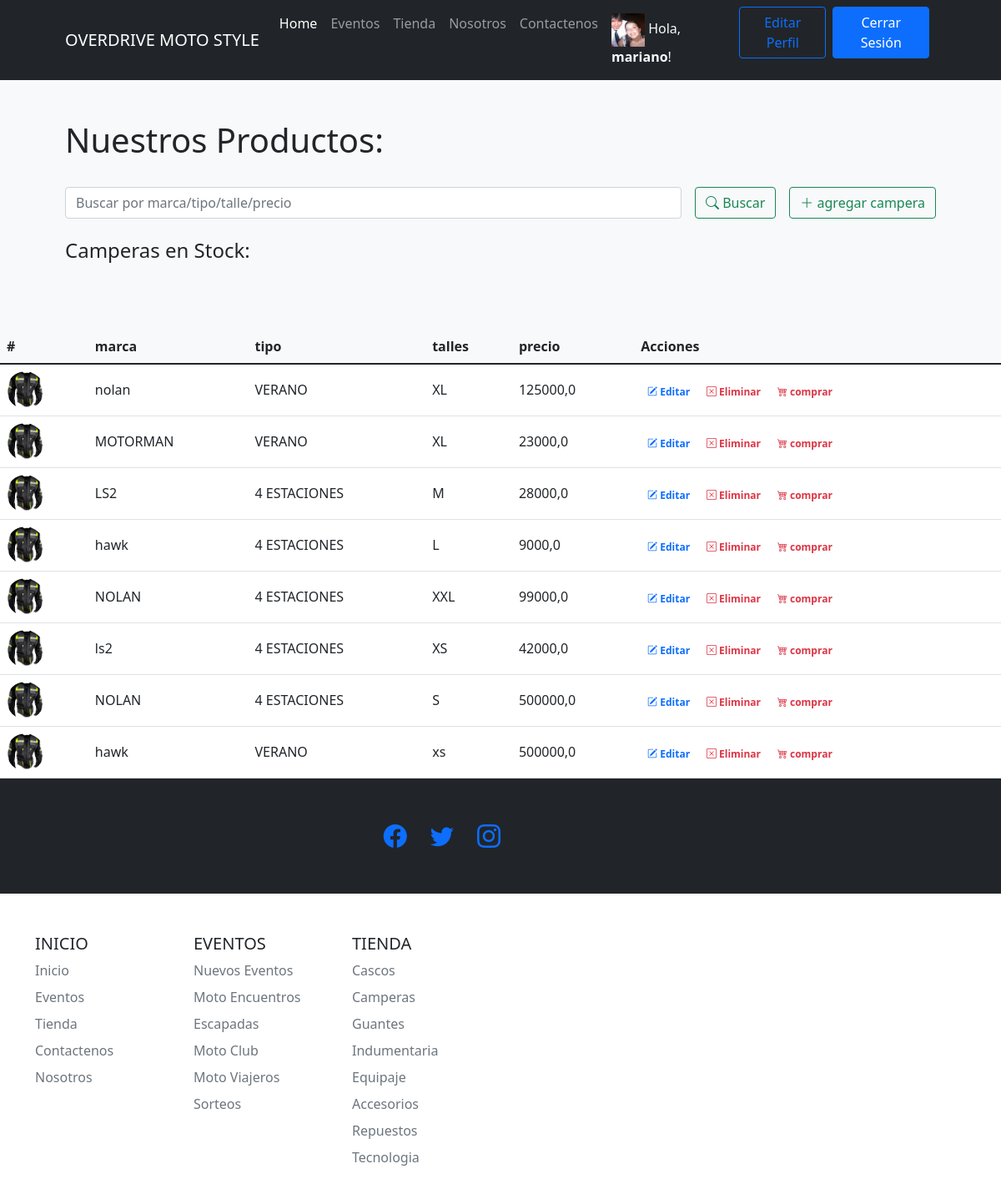
The page /tiendaapp/camperas/ (signed in) on the database its author committed.
### tiendaapp/models.py (models this page shows)
class Avatar(models.Model):
    usuario = models.OneToOneField(User, on_delete=models.CASCADE)
    imagen = models.ImageField(upload_to='avatar/', blank=True, null=True)

class campera(models.Model):
    marca = models.CharField("Marca", max_length=30)
    tipo = models.CharField("Tipo", max_length=30)
    talle = models.CharField("Tipo", max_length=6)
    precio = models.FloatField ("Precio $")

### tiendaapp/views.py (the view, shortened to what this page needs)
# urls.py: path('camperas/', camperas, name = 'camperas'),
@login_required
def camperas (request):
    camperas = campera.objects.all()
    return render(request, 'tiendaapp/camperas.html', {"camperas":camperas, "search":False})

### tiendaapp/templates/tiendaapp/camperas.html (shortened to what this page needs)
{% extends 'tiendaapp/base.html' %}
{% load static %}
{% block contenidoPagina %}
<section class="bg-light py-5">
	<div class="container px-5">
		<h1>Nuestros Productos:</h1>
		<br>
		<div class="row gx-5 justify-content-center">
			<div class="col-lg-12">
				<form class="d-flex my-2 my-lg-0" action="" method="post"> {% csrf_token %}
					<input class="flex-grow-0 form-control mr-sm-2" type="search" name="search" placeholder="Buscar por marca/tipo/talle/precio" aria-label="Search">
					<button class="btn btn-outline-success text-nowrap ms-3 my-2 my-sm-0" type="submit"> <i class="bi bi-search"></i> Buscar</button> {% if user.is_staff %}
					<a class="btn btn-outline-success text-nowrap ms-3 my-2 my-sm-0" href="{% url 'crear_campera' %}"> <i class="bi bi-plus-lg"></i> agregar campera</a> {% endif %} </form>
			</div>
		</div>
		<br>
		<h4>Camperas
            {% if search %}
                para "{{busqueda}}":
            {% else %}
                en Stock:
            {% endif %}
        </h4>
		<br> </div>
</section>
<table class="table align-middle mb-0 bg-white">
	<thead class="bg-light">
		<tr>
			<th scope="col">#</th>
			<th scope="col">marca</th>
			<th scope="col">tipo</th>
			<th scope="col">talles</th>
			<th scope="col">precio</th> {% if user.is_staff %}
			<th scope="col">Acciones</th> {% endif %} </tr>
	</thead>
	<tbody> {% for campera in camperas %}
		<tr>
			<th scope="row">{{campera.imagen}}<img src="{% static 'assets\imagenes\atlas-his-1.jpg'%}" alt="" style="width: 45px; height: 45px" class="rounded-circle" /> </th>
			<td>{{campera.marca}}</td>
			<td>{{campera.tipo}}</td>
			<td>{{campera.talle}}</td>
			<td>{{campera.precio}}</td>
			<td> {% if user.is_staff %}
				<a href="{% url 'editar_campera' campera.id %}" class="text-primary badge badge-primary text-decoration-none"> <i class="bi bi-pencil-square"></i> Editar</a>
				<a href="{% url 'eliminar_campera' campera.id %}" class="text-danger badge badge-danger text-decoration-none"> <i class="bi bi-x-square"></i> Eliminar</a> {% endif %}
				<a href="{% url 'ver_producto' %}" class="text-danger badge badge-danger text-decoration-none"> <i class="bi bi-cart4"></i> comprar</a>
			</td>
		</tr> {% endfor %} </tbody>
</table>
{% endblock %}

### tiendaapp/templates/tiendaapp/base.html (shortened to what this page needs)
{% load static %}
<!DOCTYPE html>
<html lang="es-la">
    <head>
        <link rel="stylesheet" href="https://cdn.jsdelivr.net/npm/bootstrap-icons@1.8.3/font/bootstrap-icons.css">
        <link href="{% static 'css/styles.css'%}" rel="stylesheet" />
    </head>
    <body>
        <nav class="navbar navbar-expand-lg navbar-dark bg-dark">
            <div class="container px-5">
                <a class="navbar-brand" href="{% url 'index' %}">OVERDRIVE MOTO STYLE</a>
               <div class="collapse navbar-collapse" id="navbarSupportedContent">
                    <ul class="navbar-nav ms-auto mb-2 mb-lg-0">
                        <li class="nav-item"><a class="nav-link active" aria-current="page" href="{% url 'index' %}">Home</a></li>
                        <li class="nav-item"><a class="nav-link" href="{% url 'Eventos' %}">Eventos</a></li>
                        <li class="nav-item"><a class="nav-link" href="{% url 'tienda' %}">Tienda</a></li>
                        <li class="nav-item"><a class="nav-link" href="{% url 'nosotros' %}">Nosotros</a></li>
                        <li class="nav-item"><a class="nav-link" href="{% url 'contacto' %}">Contactenos</a></li>
                        {% if user.is_authenticated %}
                            <li class="nav-item"><p class="text-light my-2 mx-2">
                                {% if user.avatar.imagen %}
                                    <img src="{{ user.avatar.imagen.url }}" style="width: 40px; height: 40px;" alt="">
                                {% else %}
                                    <i class="bi bi-person-bounding-box"></i>
                                {% endif %}
                                Hola, <b>{{user.username}}</b>!</p></li>
                            <li class="nav-item"><a class="btn btn-outline-primary" href="{% url 'editar_perfil' %}">Editar Perfil</a></li>
                            <li class="nav-item"><a class="btn btn-primary mx-2" href="{% url 'logout' %}">Cerrar Sesión</a></li>
                        {% else %}
                            <li class="nav-item"><a class="btn btn-primary mx-2" href="{% url 'login' %}">Iniciar Sesión</a></li>
                            <li class="nav-item"><a class="btn btn-outline-primary" href="{% url 'register' %}">Registrarse</a></li>
                        {% endif %}
                    </ul>
                </div>
            </div>
        </nav>
        {% block contenidoPagina %}
        {% endblock %}
        <footer class="py-5 bg-dark">
            <div class="container px-4 px-lg-5">
                <div class="col-lg-6 h-100 text-center text-lg-end my-auto">
                    <ul class="list-inline mb-0">
                        <li class="list-inline-item me-4">
                            <a href="{% url 'en_construccion'%}" ><i class="bi-facebook fs-3"></i></a>
                        </li>
                        <li class="list-inline-item me-4">
                            <a href="{% url 'en_construccion'%}" ><i class="bi-twitter fs-3"></i></a>
                        </li>
                        <li class="list-inline-item">
                            <a href="{% url 'en_construccion'%}" ><i class="bi-instagram fs-3"></i></a>
                        </li>
                    </ul>
                </div>
        </footer>
    </body>
</html>
</html>
    </body>
        <div class="container">
            <footer class="py-5">
            <div class="row">
                <div class="col-6 col-md-2 mb-3">
                <h5>INICIO</h5>
                <ul class="nav flex-column">
                    <li class="nav-item mb-2"><a href="{% url 'index' %}" class="nav-link p-0 text-muted">Inicio</a></li>
                    <li class="nav-item mb-2"><a href="{% url 'Eventos' %}" class="nav-link p-0 text-muted">Eventos</a></li>
                    <li class="nav-item mb-2"><a href="{% url 'tienda' %}" class="nav-link p-0 text-muted">Tienda</a></li>
                    <li class="nav-item mb-2"><a href="{% url 'contacto' %}" class="nav-link p-0 text-muted">Contactenos</a></li>
                    <li class="nav-item mb-2"><a href="{% url 'nosotros' %}" class="nav-link p-0 text-muted">Nosotros</a></li>
                </ul>
                </div>
                <div class="col-6 col-md-2 mb-3">
                <h5>EVENTOS</h5>
                <ul class="nav flex-column">
                   {% if user.is_staff %}
                    <li class="nav-item mb-2"><a href="{% url 'crear_Evento' %}"  class="nav-link p-0 text-muted">Nuevos Eventos</a></li>
                   {% endif %}
                    <li class="nav-item mb-2"><a href="{% url 'Eventos' %}" class="nav-link p-0 text-muted">Moto Encuentros</a></li>
                    <li class="nav-item mb-2"><a href="{% url 'en_construccion'%}" class="nav-link p-0 text-muted">Escapadas</a></li>
                    <li class="nav-item mb-2"><a href="{% url 'en_construccion'%}" class="nav-link p-0 text-muted">Moto Club</a></li>
                    <li class="nav-item mb-2"><a href="{% url 'en_construccion'%}" class="nav-link p-0 text-muted">Moto Viajeros</a></li>
                    <li class="nav-item mb-2"><a href="{% url 'en_construccion'%}" class="nav-link p-0 text-muted">Sorteos</a></li>
                </ul>
                </div>
                <div class="col-6 col-md-2 mb-3">
                <h5>TIENDA</h5>
                <ul class="nav flex-column">
                    <li class="nav-item mb-2"><a href="{% url 'cascos' %}"  class="nav-link p-0 text-muted">Cascos</a></li>
                    <li class="nav-item mb-2"><a href="{% url 'camperas' %}"  class="nav-link p-0 text-muted">Camperas</a></li>
                    <li class="nav-item mb-2"><a href="{% url 'guantes' %}"  class="nav-link p-0 text-muted">Guantes</a></li>
                    <li class="nav-item mb-2"><a href="{% url 'indumentaria' %}"  class="nav-link p-0 text-muted">Indumentaria</a></li>
                    <li class="nav-item mb-2"><a href="{% url 'equipaje' %}"  class="nav-link p-0 text-muted">Equipaje</a></li>
                    <li class="nav-item mb-2"><a href="{% url 'accesorios' %}"  class="nav-link p-0 text-muted">Accesorios</a></li>
                    <li class="nav-item mb-2"><a href="{% url 'repuestos' %}"  class="nav-link p-0 text-muted">Repuestos</a></li>
                    <li class="nav-item mb-2"><a href="{% url 'tecnologia' %}"  class="nav-link p-0 text-muted">Tecnologia</a></li>
                </ul>
                </div>
        </div>
    </body>
</html>

### rows shown on the page
campera: marca "nolan", tipo "VERANO", talle "XL", precio "125000,0"
campera: marca "MOTORMAN", tipo "VERANO", talle "XL", precio "23000,0"
campera: marca "LS2", tipo "4 ESTACIONES", talle "M", precio "28000,0"
campera: marca "hawk", tipo "4 ESTACIONES", talle "L", precio "9000,0"
campera: marca "NOLAN", tipo "4 ESTACIONES", talle "XXL", precio "99000,0"
campera: marca "ls2", tipo "4 ESTACIONES", talle "XS", precio "42000,0"
campera: marca "NOLAN", tipo "4 ESTACIONES", talle "S", precio "500000,0"
campera: marca "hawk", tipo "VERANO", talle "xs", precio "500000,0"

### other values the page prints
{{ user.username }} "mariano"
